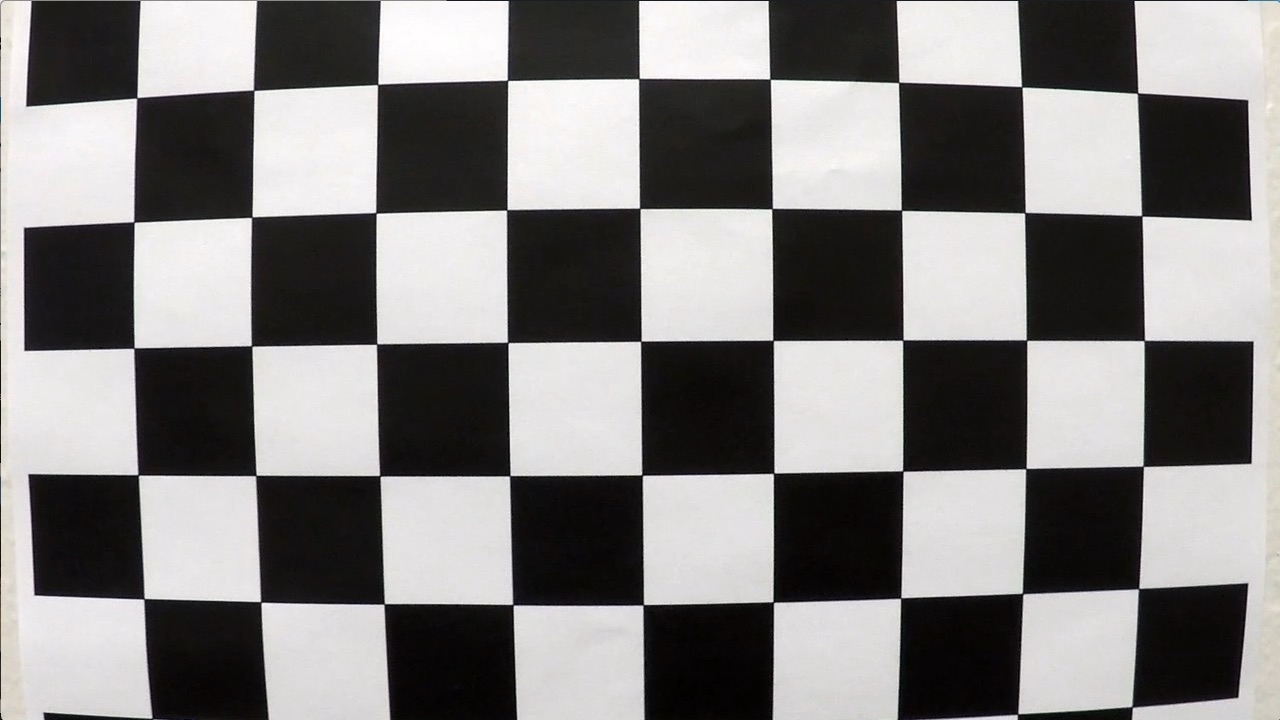
#> input picture term1/projects/p4-advanced-lane-finding/camera_cal/calibration1.jpg, 1280 x 720 px; its folder holds 5 pictures in this run
$ jupyter execute --allow-errors p4-advanced-lane-finding.ipynb   (shell and % lines are left out)   (Python 2 division)   (older library calls are emulated)
#> lines starting #> are read from the running program, lines starting #| are printed output that depends on the picture
#> further down, img is the input picture: shape (720, 1280, 3); mean R, G, B 130.1, 128.4, 127.8
#> `ret, corners = cv2.findChessboardCorners(gray, (nx, ny), None)`: ret = False; corners = None
# Project 4 - Advanced Lane Finding

## Introduction

In this project, we apply advanced Computer Vision techniques to obtain more accurate and robust lane markings in images and video feeds.

---

[cell 1]
import os
import math
import cv2
import glob
import numpy as np
import matplotlib.pyplot as plt
import matplotlib.image as mpimg
from moviepy.editor import VideoFileClip
from IPython.display import display, HTML

[cell 2]
def get_output_dir():
    output_dir = './output_images'

    if not os.path.isdir(output_dir):
        os.mkdir(output_dir)

    return output_dir

def get_doc_dir():
    output_dir = './res'

    if not os.path.isdir(output_dir):
        os.mkdir(output_dir)

    return output_dir
def save_doc_img(img, name):
    mpimg.imsave(os.path.join(get_doc_dir(), name + '.jpg'), img)

## Camera calibration
The first step is to perform camera calibration, to obtain the camera calibration matrix and the distorsion coefficients.

### Extract chessboard corners

[cell 3]
# Path to calibration images
calibration_images_paths = glob.glob('./camera_cal/*.jpg')

# Number of squares in X and Y direction
nx = 9
ny = 6

# Define object points for each image. We assume that each square
# has a size of 1 meter, and the origin is the top-left corner
# of the first square.
obj_pts_i = np.zeros((nx*ny, 3), np.float32)
obj_pts_i[:,:2] = np.mgrid[0:nx, 0:ny].T.reshape(-1,2)

# Declare obj and img points
obj_pts = []
img_pts = []

plotted_img = False

# Loop over images
#> (the rest of this cell did not finish here and is left out)

### Get calibration coefficients

[cell 4]
ret, mtx, dist, rvecs, tvecs = cv2.calibrateCamera(obj_pts, img_pts, gray.shape[::-1],None,None)
#> ret = 0.68; mtx = [[1143.7, 0, 681.7], [0, 1109.2, 367.7], [0, 0, 1]]; dist = [[-0.515, 2.99, -0.00876, 0.00937, 1.41]]; rvecs = ([0.451, -0.252, 0.0361],); tvecs = ([-2.31, -0.422, 19.12],)

## Image undistortion

[cell 5]
def undistort_img(img):
    return cv2.undistort(img, mtx, dist, None, mtx)
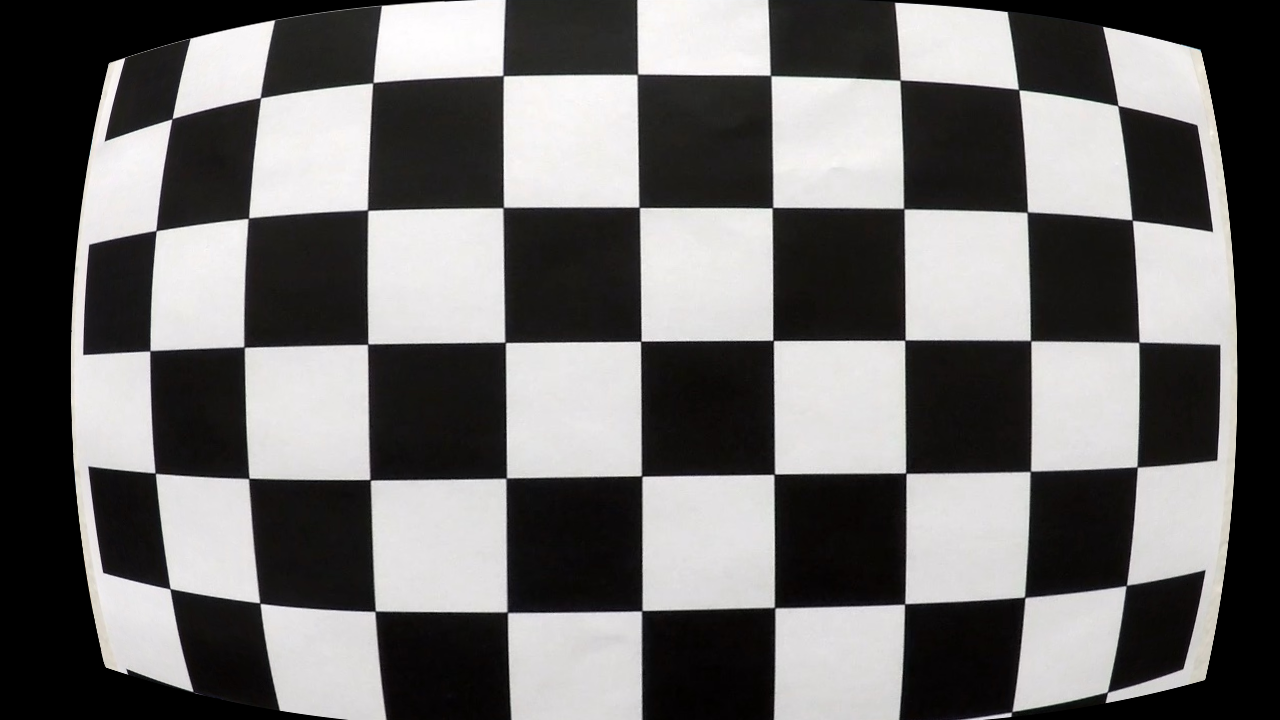
#> returned value: shape (720, 1280, 3); mean of channels 0, 1, 2 110.5, 109.1, 108.6; drawn as R, G, B

[cell 6]
test_img = './camera_cal/calibration1.jpg'
img = mpimg.imread(test_img)
plt.subplot(1,2,1);
plt.imshow(img);
plt.title('Distorted')
plt.axis('off');
plt.subplot(1,2,2);
img_undistorted = undistort_img(img)
plt.imshow(undistort_img(img));
#> (this line was passed over: IPython is not available in this run)
plt.title('Undistorted')
#> (this line was passed over: IPython is not available in this run)
